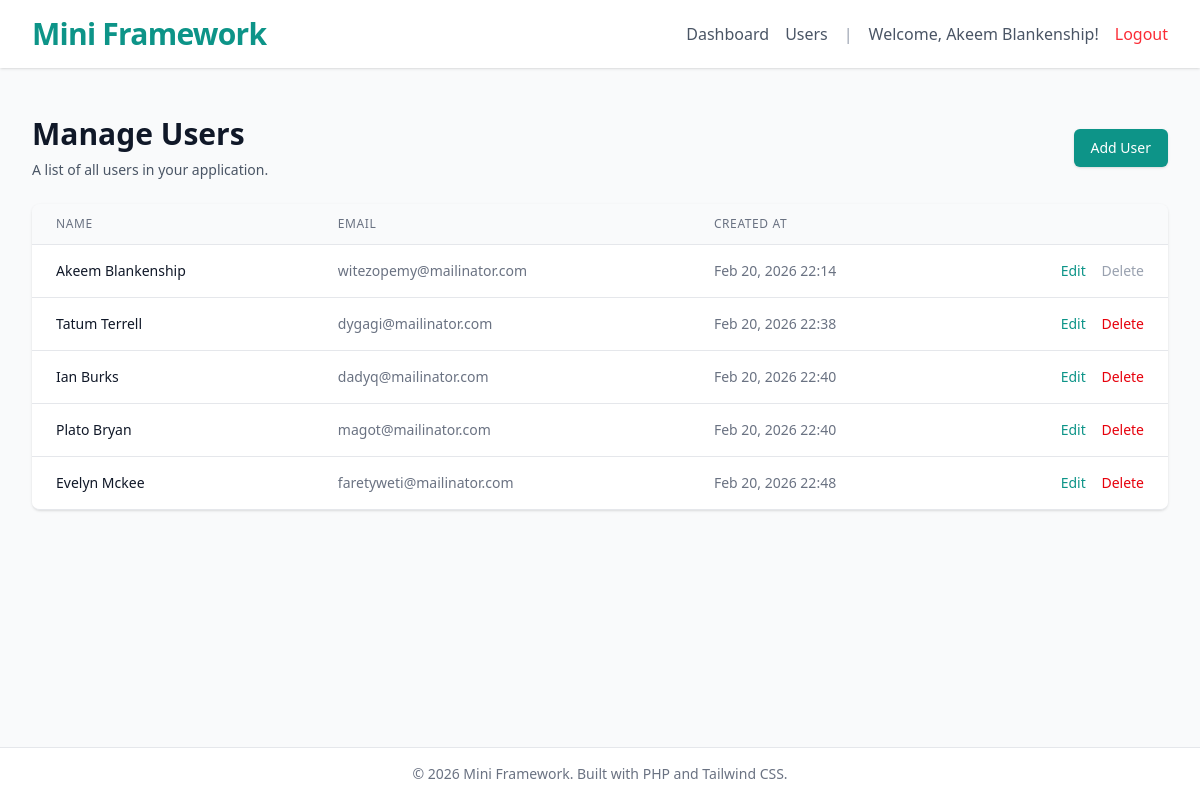
/users (signed in), run on the app's committed database.
### tables this page shows
CREATE TABLE users (
        id INTEGER PRIMARY KEY AUTOINCREMENT,
        name TEXT NOT NULL,
        email TEXT UNIQUE NOT NULL,
        password TEXT NOT NULL,
        created_at DATETIME DEFAULT CURRENT_TIMESTAMP,
        updated_at DATETIME DEFAULT CURRENT_TIMESTAMP
    );

### app/Controllers/UserController.php (called while the page is built, shortened)
<?php
class UserController extends Controller
{
    private User $userModel;
    public function __construct()
    {
        $this->userModel = new User();
    }
    public function index()
    {
        $users = $this->userModel->all();
        $this->view('users/index', [
            'title' => 'Manage Users',
            'users' => $users
        ]);
    }
}

### public/index.php (called while the page is built, shortened)
<?php
require_once __DIR__ . '/../app/helpers.php';
$router = new Router();
$uri = parse_url($_SERVER['REQUEST_URI'])['path'];
$method = $_SERVER['REQUEST_METHOD'];
$router->dispatch($uri, $method);

### config/database.php (called while the page is built, shortened)
<?php
return [
    'connection' => 'sqlite',
    'host' => '127.0.0.1',
    'port' => '3306',
    'database' => __DIR__ . '/../database/database.sqlite',
    'username' => 'root',
    'password' => '',
    'options' => [
        PDO::ATTR_ERRMODE => PDO::ERRMODE_EXCEPTION,
        PDO::ATTR_DEFAULT_FETCH_MODE => PDO::FETCH_ASSOC,
        PDO::ATTR_EMULATE_PREPARES => false,
    ]
];

### app/Core/Database.php (called while the page is built, shortened)
<?php
class Database
{
    private static ?PDO $connection = null;
    public static function connect(): PDO
    {
        if (self::$connection === null) {
            $config = require __DIR__ . '/../../config/database.php';
            try {
                $dsn = $config['connection'] === 'sqlite'
                    ? "sqlite:{$config['database']}"
                    : "{$config['connection']}:host={$config['host']};port={$config['port']};dbname={$config['database']}";
                self::$connection = new PDO($dsn, $config['username'], $config['password'], $config['options']);
            } catch (PDOException $e) {
                die("Could not connect to the database. Please check your configuration. Error: " . $e->getMessage());
            }
        }
        return self::$connection;
    }
}

### app/Core/Model.php (called while the page is built, shortened)
<?php
abstract class Model
{
    protected ?PDO $db;
    protected string $table;
    public function __construct()
    {
        $this->db = Database::connect();
    }
    public function all(): array
    {
        $stmt = $this->db->prepare("SELECT * FROM {$this->table}");
        $stmt->execute();
        return $stmt->fetchAll(PDO::FETCH_ASSOC);
    }
}

### views/users/index.php (the view, shortened to what this page needs)
<div class="py-6 sm:px-0">
    <div class="mb-6 flex justify-between items-center">
        <div>
            <h2 class="text-3xl font-extrabold text-gray-900">Manage Users</h2>
            <p class="mt-2 text-sm text-gray-600">A list of all users in your application.</p>
        </div>
        <?php component('button', ['text' => 'Add User', 'href' => '/users/create', 'class' => 'inline-flex items-center']); ?>
    </div>
    <div class="flex flex-col">
        <div class="-my-2 overflow-x-auto sm:-mx-6 lg:-mx-8">
            <div class="py-2 align-middle inline-block min-w-full sm:px-6 lg:px-8">
                <div class="shadow overflow-hidden border-b border-gray-200 sm:rounded-lg">
                    <table class="min-w-full divide-y divide-gray-200">
                        <thead class="bg-gray-50">
                            <tr>
                                <th scope="col" class="px-6 py-3 text-left text-xs font-medium text-gray-500 uppercase tracking-wider">
                                    Name
                                </th>
                                <th scope="col" class="px-6 py-3 text-left text-xs font-medium text-gray-500 uppercase tracking-wider">
                                    Email
                                </th>
                                <th scope="col" class="px-6 py-3 text-left text-xs font-medium text-gray-500 uppercase tracking-wider">
                                    Created At
                                </th>
                                <th scope="col" class="relative px-6 py-3">
                                </th>
                            </tr>
                        </thead>
                        <tbody class="bg-white divide-y divide-gray-200">
                            <?php foreach ($users as $user): ?>
                                <tr>
                                    <td class="px-6 py-4 whitespace-nowrap text-sm font-medium text-gray-900">
                                        <?= htmlspecialchars($user['name']) ?>
                                    </td>
                                    <td class="px-6 py-4 whitespace-nowrap text-sm text-gray-500">
                                        <?= htmlspecialchars($user['email']) ?>
                                    </td>
                                    <td class="px-6 py-4 whitespace-nowrap text-sm text-gray-500">
                                        <?= htmlspecialchars(date('M j, Y H:i', strtotime($user['created_at']))) ?>
                                    </td>
                                    <td class="px-6 py-4 whitespace-nowrap text-right text-sm font-medium">
                                        <a href="/users/<?= $user['id'] ?>/edit" class="text-primary hover:text-secondary mr-3 text-medium">Edit</a>
                                        <?php if ($user['id'] !== $_SESSION['user_id']): ?>
                                            <form action="/users/<?= $user['id'] ?>/delete" method="POST" class="inline" onsubmit="confirmDeletion(event, this)">
                                                <button type="submit" class="text-red-600 hover:text-red-900 font-medium">Delete</button>
                                            </form>
                                        <?php else: ?>
                                            <span class="text-gray-400 cursor-not-allowed">Delete</span>
                                        <?php endif; ?>
                                    </td>
                                </tr>
                            <?php endforeach; ?>
                        </tbody>
                    </table>
                </div>
            </div>
        </div>
    </div>
</div>
<?php
$content = ob_get_clean();
require __DIR__ . '/../../views/layout.php';
?>

### app/helpers.php (shortened to what this page needs)
<?php
if (!function_exists('component')) {
    function component(string $_component_name, array $_data = []): void
    {
        extract($_data);
        $_viewPath = __DIR__ . "/../views/components/{$_component_name}.php";
        if (file_exists($_viewPath)) {
            require $_viewPath;
        } else {
            echo "Component [{$_component_name}] not found.";
        }
    }
}

### views/components/button.php
<?php
$type = $type ?? 'submit';
$text = $text ?? 'Submit';
$class = $class ?? '';
$href = $href ?? null;
$defaultClass = 'flex justify-center py-2 px-4 border border-transparent rounded-md shadow-sm text-sm font-medium text-white bg-primary hover:bg-secondary active:scale-95 transition-all focus:outline-none focus:ring-2 focus:ring-offset-2 focus:ring-primary';
?>
<?php if ($href): ?>
<a href="<?= htmlspecialchars($href) ?>" class="<?= $defaultClass ?> <?= htmlspecialchars($class) ?>">
    <?= htmlspecialchars($text) ?>
</a>
<?php else: ?>
<button type="<?= htmlspecialchars($type) ?>" class="<?= $defaultClass ?> <?= htmlspecialchars($class) ?>">
    <?= htmlspecialchars($text) ?>
</button>
<?php endif; ?>

### app/Core/Router.php (shortened to what this page needs)
<?php
class Router
{
    private array $routes = [];
    private function addRoute(string $method, string $uri, array|callable $action): void
    {
        $this->routes[] = compact('method', 'uri', 'action');
    }
    public function dispatch(string $uri, string $requestMethod): mixed
    {
        foreach ($this->routes as $route) {
            $pattern = "#^" . $route['uri'] . "$#";
            if ($route['method'] === $requestMethod && preg_match($pattern, $uri, $matches)) {
                array_shift($matches);
                $action = $route['action'];
                if (is_array($action)) {
                    [$class, $method] = $action;
                    if (class_exists($class)) {
                        $controller = new $class();
                        if (method_exists($controller, $method)) {
                            return call_user_func_array([$controller, $method], $matches);
                        }
                    }
                }
            }
        }
        return $this->abort();
    }
}

### app/Core/Controller.php (shortened to what this page needs)
<?php
class Controller
{
    protected function view(string $name, array $data = []): void
    {
        extract($data);
        $viewPath = __DIR__ . "/../../views/{$name}.php";
        if (file_exists($viewPath)) {
            require $viewPath;
        } else {
            echo "View [{$name}] not found.";
        }
    }
}

### views/layout.php (shortened to what this page needs)
<!DOCTYPE html>
<html lang="en">
<head>
    <link rel="stylesheet" href="/css/app.css">
</head>
<body class="bg-gray-50 text-gray-800 font-sans antialiased">
    <div class="min-h-screen flex flex-col">
        <header class="bg-white shadow">
            <div class="max-w-7xl mx-auto py-4 px-4 sm:px-6 lg:px-8 flex justify-between items-center">
                <a href="/" class="text-3xl font-bold tracking-tight text-primary hover:text-secondary transition">Mini Framework</a>
                <nav class="flex space-x-4">
                    <?php if (isset($_SESSION['user_id'])): ?>
                        <a href="/dashboard" class="text-gray-600 hover:text-gray-900 font-medium self-center">Dashboard</a>
                        <a href="/users" class="text-gray-600 hover:text-gray-900 font-medium self-center">Users</a>
                        <span class="text-gray-400 self-center">|</span>
                        <span class="text-gray-600 self-center">Welcome, <?= htmlspecialchars($_SESSION['user_name']) ?>!</span>
                        <form action="/logout" method="POST" class="inline">
                            <button type="submit" class="text-red-500 hover:text-red-700 font-medium">Logout</button>
                        </form>
                    <?php else: ?>
                        <a href="/login" class="text-gray-600 hover:text-gray-900 font-medium">Login</a>
                        <a href="/register" class="bg-primary text-white px-3 py-1 rounded hover:bg-secondary font-medium transition">Register</a>
                    <?php endif; ?>
                </nav>
            </div>
        </header>
        <main class="flex-grow">
            <div class="max-w-7xl mx-auto py-6 sm:px-6 lg:px-8">
                <?= $content ?? '' ?>
            </div>
        </main>
        <footer class="bg-white border-t border-gray-200 mt-auto">
            <div class="max-w-7xl mx-auto py-4 px-4 sm:px-6 lg:px-8 text-center text-sm text-gray-500">
                &copy; <?= date('Y') ?> Mini Framework. Built with PHP and Tailwind CSS.
            </div>
    </div>
</body>
</html>

### data on the page
users: name "Akeem Blankenship", email "witezopemy@mailinator.com", created_at "Feb 20, 2026 22:14", shows "Delete"
users: name "Tatum Terrell", email "dygagi@mailinator.com", created_at "Feb 20, 2026 22:38"
users: name "Ian Burks", email "dadyq@mailinator.com", created_at "Feb 20, 2026 22:40"
users: name "Plato Bryan", email "magot@mailinator.com", created_at "Feb 20, 2026 22:40"
users: name "Evelyn Mckee", email "faretyweti@mailinator.com", created_at "Feb 20, 2026 22:48"
